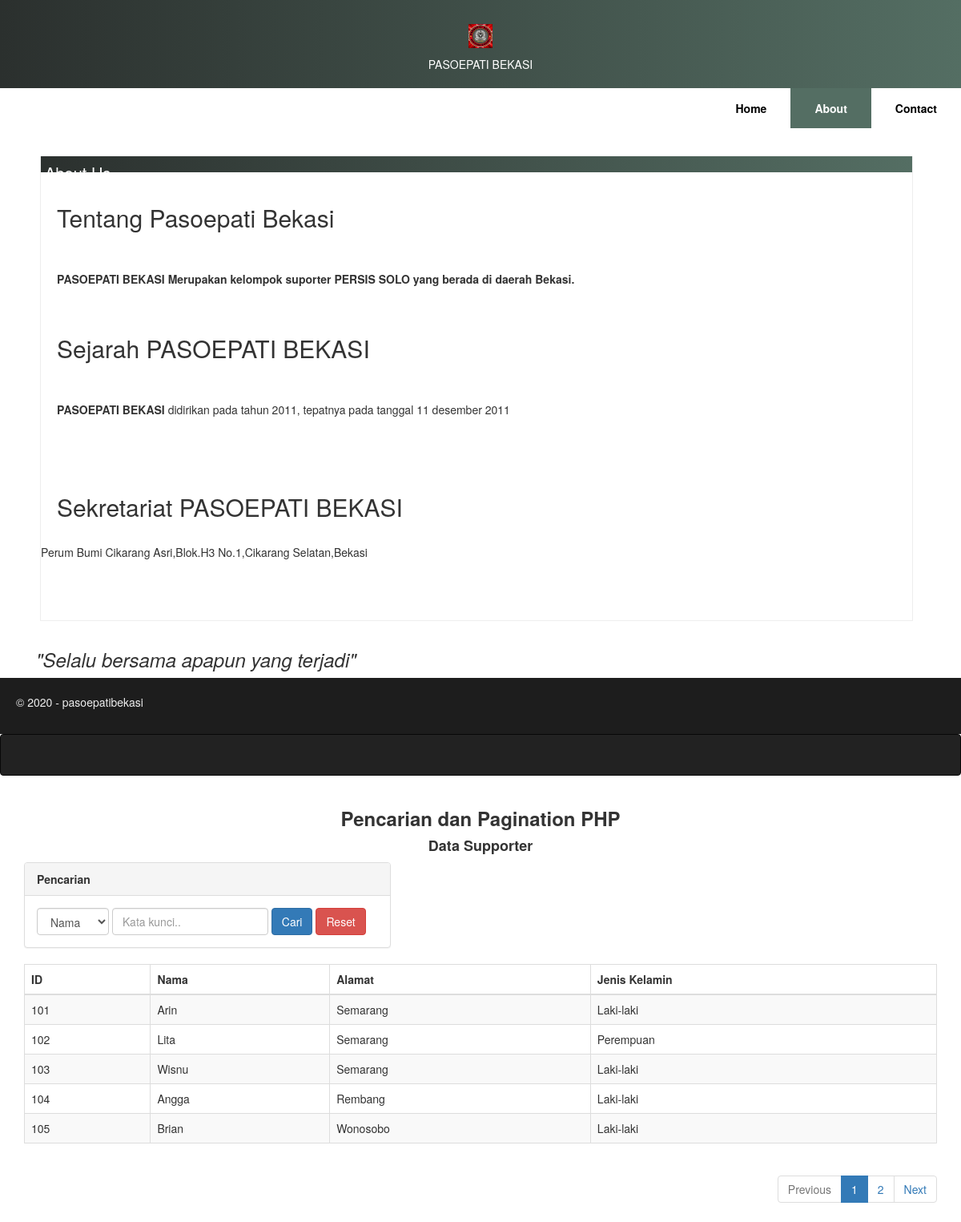
The page / on the database its author committed.
### tables this page shows
CREATE TABLE `supp` (
  `ID` int(11) NOT NULL,
  `Nama` varchar(100) DEFAULT NULL,
  `Alamat` text DEFAULT NULL,
  `JenisKelamin` varchar(50) DEFAULT NULL
);

### index.php (the view, shortened to what this page needs)
<?php include_once "about.php" ;?>
<!DOCTYPE html>
<html lang="en">
<head>
  <link rel="stylesheet" href="https://maxcdn.bootstrapcdn.com/bootstrap/3.4.0/css/bootstrap.min.css">
</head>
<body>
<nav class="navbar navbar-inverse">
  <div class="container-fluid">
    <div class="navbar-header">
      <a class="navbar-brand" href="#"></a>
    </div>
  </div>
</nav>
<div class="container">
  <div align="center">
    <h3><b>Pencarian dan Pagination PHP</b></h3>
    <h4><b>Data Supporter</b></h4>
  </div>
  <div class="row">
    <div class="col-md-5">
      <div class="panel panel-default">
        <div class="panel-heading"><b>Pencarian</b></div>
        <div class="panel-body">
          <form class="form-inline" >
            <div class="form-group">
              <select class="form-control" id="Kolom" name="Kolom" required="">
                <?php
                  $kolom=(isset($_GET['Kolom']))? $_GET['Kolom'] : "";
                ?>
                <option value="Nama" <?php if ($kolom=="Nama") echo "selected"; ?>>Nama</option>
              </select>
            </div>
            <div class="form-group">
              <input type="text" class="form-control" id="KataKunci" name="KataKunci" placeholder="Kata kunci.." required="" value="<?php if (isset($_GET['KataKunci']))  echo $_GET['KataKunci']; ?>">
            </div>
            <button type="submit" class="btn btn-primary">Cari</button>
            <a href="index.php" class="btn btn-danger">Reset</a>
          </form>
        </div>
      </div>
    </div>
  </div>
  <table class="table table-striped table-bordered table-hover">
    <thead>
      <tr>
        <th>ID</th>
        <th>Nama</th>
        <th>Alamat</th>
        <th>Jenis Kelamin</th>
      </tr>
    </thead>
    <tbody>
      <?php
      include "koneksi.php";
      $page = (isset($_GET['page']))? (int) $_GET['page'] : 1;
      $kolomCari=(isset($_GET['Kolom']))? $_GET['Kolom'] : "";
      $kolomKataKunci=(isset($_GET['KataKunci']))? $_GET['KataKunci'] : "";
      $limit = 5;
      $limitStart = ($page - 1) * $limit;
      if($kolomCari=="" && $kolomKataKunci==""){
        $SqlQuery = mysqli_query($con, "SELECT * FROM supp LIMIT ".$limitStart.",".$limit);
      }else{
        $SqlQuery = mysqli_query($con, "SELECT * FROM supp WHERE $kolomCari LIKE '%$kolomKataKunci%' LIMIT ".$limitStart.",".$limit);
      }
      while($row = mysqli_fetch_array($SqlQuery)){
      ?>
        <tr>
          <td><?php echo $row['ID']; ?></td>
          <td><?php echo $row['Nama']; ?></td>
          <td><?php echo $row['Alamat']; ?></td>
          <td><?php echo $row['JenisKelamin']; ?></td>
        </tr>
      <?php
      }
      ?>
    </tbody>
  </table>
  <div align="right">
    <ul class="pagination">
      <?php
        if($page == 1){
      ?>
        <li class="disabled"><a href="#">Previous</a></li>
      <?php
        }
      ?>
      <?php
        if($kolomCari=="" && $kolomKataKunci==""){
          $SqlQuery = mysqli_query($con, "SELECT * FROM supp");
        }else{
          $SqlQuery = mysqli_query($con, "SELECT * FROM supp WHERE $kolomCari LIKE '%$kolomKataKunci%'");
        }
        $JumlahData = mysqli_num_rows($SqlQuery);
        $jumlahPage = ceil($JumlahData / $limit);
        $jumlahNumber = 1;
        $startNumber = ($page > $jumlahNumber)? $page - $jumlahNumber : 1;
        $endNumber = ($page < ($jumlahPage - $jumlahNumber))? $page + $jumlahNumber : $jumlahPage;
        for($i = $startNumber; $i <= $endNumber; $i++){
          $linkActive = ($page == $i)? ' class="active"' : '';
          if($kolomCari=="" && $kolomKataKunci==""){
      ?>
          <li<?php echo $linkActive; ?>><a href="index.php?page=<?php echo $i; ?>"><?php echo $i; ?></a></li>
      <?php
        }else{
          ?>
          <li<?php echo $linkActive; ?>><a href="index.php?Kolom=<?php echo $kolomCari;?>&KataKunci=<?php echo $kolomKataKunci;?>&page=<?php echo $i; ?>"><?php echo $i; ?></a></li>
          <?php
        }
      }
      ?>
      <?php
       if($page == $jumlahPage){
      ?>
        <li class="disabled"><a href="#">Next</a></li>
      <?php
      }
      else{
        $linkNext = ($page < $jumlahPage)? $page + 1 : $jumlahPage;
       if($kolomCari=="" && $kolomKataKunci==""){
          ?>
            <li><a href="index.php?page=<?php echo $linkNext; ?>">Next</a></li>
       <?php
          }else{
        ?>
           <li><a href="index.php?Kolom=<?php echo $kolomCari;?>&KataKunci=<?php echo $kolomKataKunci;?>&page=<?php echo $linkNext; ?>">Next</a></li>
      <?php
        }
      }
      ?>
    </ul>
  </div>
</div>
</body>
</html>

### about.php (shortened to what this page needs)
<!DOCTYPE html>
<html lang="en">
<head>
<link href="style.css" type="text/css" rel="stylesheet" />
 </head>
 <body>
 	<div id="container">
	<header>
	<center>
		<img src="foto/2.jpg" style="width: 50px; padding: 10px"><br>
		<div style="width: 300px">
		PASOEPATI BEKASI
		</div>
	</center>
	</header>
	<nav>
	<ul>
		  <li><a href="contact.php" title="Contact">Contact</a></li>
		  <li class="active"><a href="about.php" title="About">About</a></li>
		  <li><a href="home.php" title="Home">Home</a></li>
	</ul>
</nav>
<div id="wrapper">
	<div id="main">
		            <div class="row">
		     			<div class="box1">
		                   <div class="border">
		                    <h3>About Us</h3>
		                    <h2 style="padding: 20px">Tentang Pasoepati Bekasi</h2>
		                    <p><b>PASOEPATI BEKASI Merupakan kelompok suporter PERSIS SOLO yang berada di daerah Bekasi.</b></p>
		                    <h2 style="padding: 20px">Sejarah PASOEPATI BEKASI</h2>
		                   	 	<p><b>PASOEPATI BEKASI</b> didirikan pada tahun 2011, tepatnya pada tanggal 11 desember 2011
		                   	 	</p><br>
		                   	 	<h2 style="padding: 20px"> Sekretariat PASOEPATI BEKASI</h2>
		                   	 		Perum Bumi Cikarang Asri,Blok.H3 No.1,Cikarang Selatan,Bekasi
		                    	<br>
		                    </div>
		     			</div>
		    		</div>
<h3 style="text-align: left; margin-bottom: 10px"><i>"Selalu bersama apapun yang terjadi"</i></h3>
	</div>
</div>
<footer>
		<p>&copy; 2020 - pasoepatibekasi</p>
	</footer>
</div>
<?php include_once "index.php" ;?>
 </body>
 </html>

### style.css (style rules this page uses)
* { margin:0; padding:0; }
body { line-height:1; font-size:100%; font-family: Times new roman, sans-serif; color:#5a5a5a; }
#container { width:100%; margin:0 auto; box-shadow:0 0 1em #CCCCCC; }
header { padding:20px; background-color:background: #546E63; background: -webkit-linear-gradient(to right, #2B302E, #2B302E); background: linear-gradient(to right, #2B302E, #546E63); ; color: white; }
nav ul { list-style-type:none; }
nav ul li { float:right; }
nav li a { padding:15px 30px; display:block; color:black; font-size:14px; text-decoration:none; font-weight:bold; }
nav .active a, nav li:hover a { background-color:#546E63; color: white; }
nav:after, nav:before { content:''; display:table; }
nav:after { clear:both; }
#main { float:left; width:95%; padding:0 20px; margin-left: 25px; }
.box1 { display:block; float:left; width:100%; box-sizing:border-box; -moz-box-sizing:border-box; -webkit-box-sizing:border-box; padding:0 20px; text-align: left; margin:15px 0px; }
.box1 h3 { background-color: background: #546E63; background: -webkit-linear-gradient(to right, #2B302E, #546E63); background: linear-gradient(to right, #2B302E, #546E63); ; color: white; height: 20px; font-size: 20px; padding: 10px 5px }
.box1 p { line-height:20px; font-size:14px; margin-bottom:15px; padding:20px; }
.border { border:1px solid #eee; border-top:0px; margin-top: 10px }
.row { margin:0 -10px; box-sizing:border-box; -moz-box-sizing:border-box; -webkit-box-sizing:border-box; }
.row:after, .row:before, .entry:after, .entry:before { content:''; display:table; }
.row:after, .entry:after { clear:both; }
footer { clear:both; background-color:#1d1d1d; padding:20px; color:#eee; }

### rows shown on the page
supp: ID "101", Nama "Arin", Alamat "Semarang", JenisKelamin "Laki-laki"
supp: ID "102", Nama "Lita", Alamat "Semarang", JenisKelamin "Perempuan"
supp: ID "103", Nama "Wisnu", Alamat "Semarang", JenisKelamin "Laki-laki"
supp: ID "104", Nama "Angga", Alamat "Rembang", JenisKelamin "Laki-laki"
supp: ID "105", Nama "Brian", Alamat "Wonosobo", JenisKelamin "Laki-laki"
